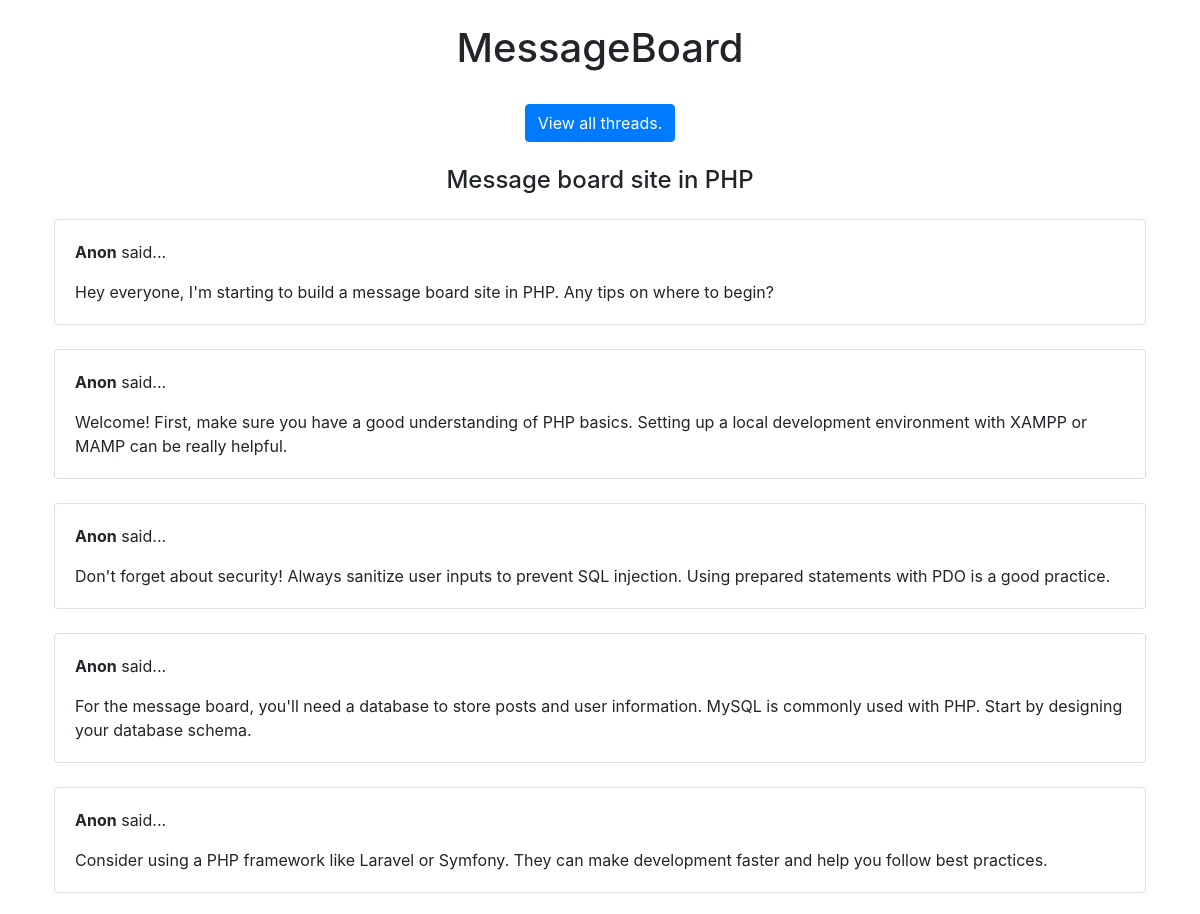
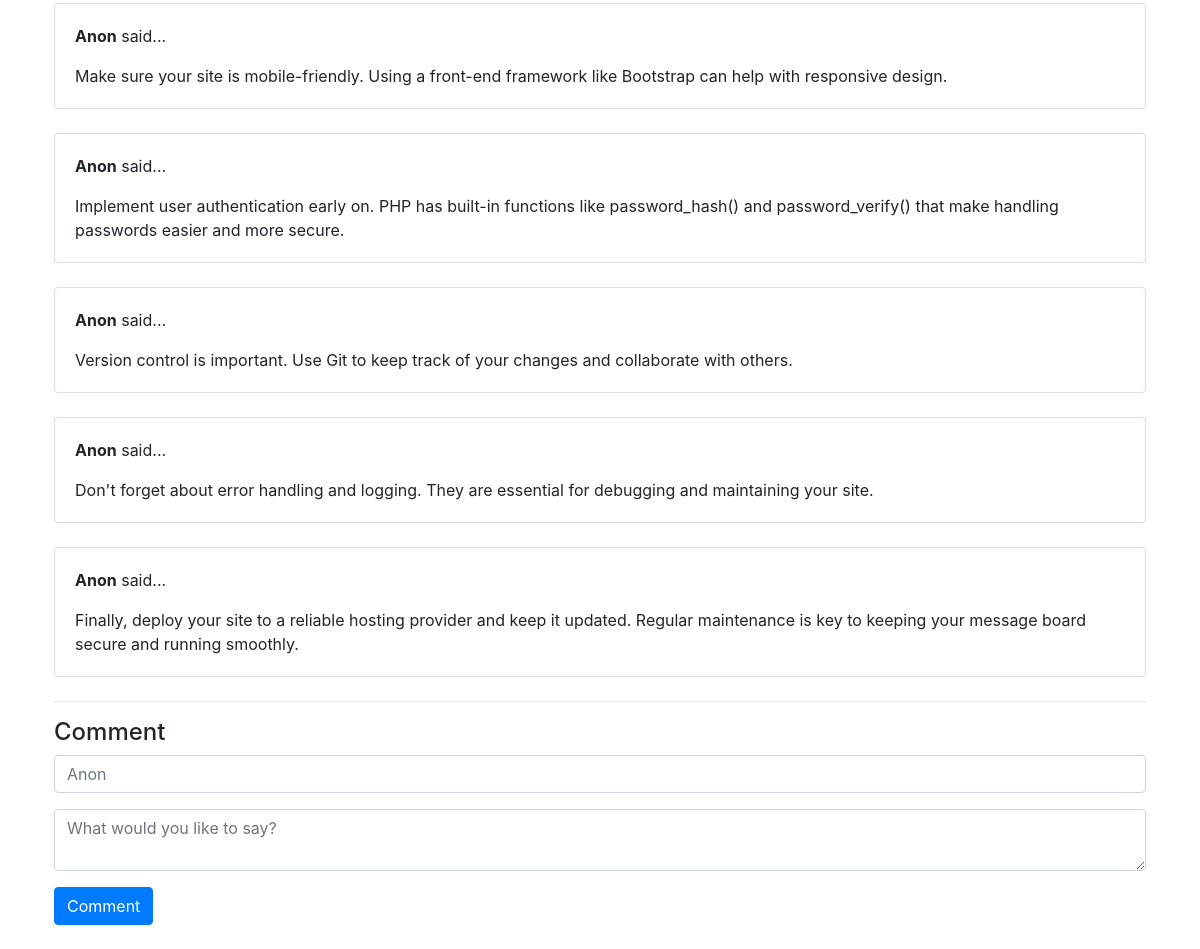
The app's page /thread.php?id=2 with its own data (2 pictures, top to bottom).
### tables this page shows
CREATE TABLE `threads` (
  `id` int(11) NOT NULL,
  `username` varchar(60) NOT NULL DEFAULT 'Anon',
  `title` varchar(255) NOT NULL,
  `body` text NOT NULL,
  `created` timestamp NOT NULL DEFAULT current_timestamp(),
  `updated` timestamp NOT NULL DEFAULT current_timestamp(),
  `is_expired` tinyint(1) NOT NULL DEFAULT 0
);

CREATE TABLE `comments` (
  `id` int(11) NOT NULL,
  `thread_id` int(11) NOT NULL,
  `username` varchar(60) NOT NULL DEFAULT 'Anon',
  `body` text NOT NULL
);

### thread.php (the view, shortened to what this page needs)
<?php
    include 'connection.php';
    include 'helpers/card.php';
?>
<!DOCTYPE html>
<html lang="en">
<head>
	<link rel="stylesheet" href="./css/main.css">
	<link rel="stylesheet" href="./css/bootstrap.min.css">
</head>
<body>
	<div class="container text-center p-4">
        <div>
            <h1>MessageBoard</h1>
            <br>
            <a href="index.php"><button class="btn btn-primary">View all threads.</button></a>
            <br><br>
        </div>
		<?php
            $id = null;
            if(!empty($_GET["id"])) { $id = htmlspecialchars($_GET["id"]); }
            elseif (!empty($_POST["id"])) { $id = htmlspecialchars($_POST["id"]); }
            if(isset($id)) {
                $query = "SELECT username, title, body FROM threads WHERE id = {$id}";
                $result = mysqli_query($con, $query);
                $row = mysqli_fetch_assoc($result);
                $title = $row['title'];
                $body = $row['body'];
                $username = $row['username'];
                $card = render_card($username, $body);
                echo "
                    <h4 class='card-title'>{$title}</h4>
                    {$card}
                ";
            }
            if(isset($id)) {
                $query = "SELECT username, body FROM comments WHERE thread_id = {$id}";
                $result = mysqli_query($con, $query);
                while($row = mysqli_fetch_assoc($result)) {
                    $body = $row['body'];
                    $username = $row['username'];
                    echo render_card($username, $body);
                };
            }
		?>
        <hr>
        <h4 class="text-left">Comment</h4>
        <form action="<?php echo htmlspecialchars($_SERVER['PHP_SELF'])."?id=".$id; ?>" method="POST" class="text-left">
            <div class="form-group">
                <input type="text" class="form-control" placeholder="Anon">
            </div>
            <div class="form-group">
                <textarea required name="comment" class="form-control" placeholder="What would you like to say?"></textarea>
            </div>
            <button type="submit" class="btn btn-primary">Comment</button>
        </form>
	</div>
</body>
</html>

### helpers/card.php
<?php
function render_card($username, $body) {
    return "
        <div class='card my-4'>
            <div class='card-body text-left'>
                <p class='card-text'><strong>{$username}</strong> said...</p>
                <p class='card-text'>{$body}</p>
            </div>
        </div>
    ";
}

### css/main.css (style rules this page uses)
html, body { min-height: 100%; height: 100%; box-sizing: border-box; margin: 0; padding: 0; }

### records on screen
threads: title "Message board site in PHP", username "Anon", body "Hey everyone, I'm starting to build a message board site in PHP. Any tips on where to begin?"
comments: username "Anon", body "Welcome! First, make sure you have a good understanding of PHP basics. Setting up a local development environment with XAMPP or MAMP can be really helpful."
comments: username "Anon", body "Don't forget about security! Always sanitize user inputs to prevent SQL injection. Using prepared statements with PDO is a good practice."
comments: username "Anon", body "For the message board, you'll need a database to store posts and user information. MySQL is commonly used with PHP. Start by designing your database schema."
comments: username "Anon", body "Consider using a PHP framework like Laravel or Symfony. They can make development faster and help you follow best practices."
comments: username "Anon", body "Make sure your site is mobile-friendly. Using a front-end framework like Bootstrap can help with responsive design."
comments: username "Anon", body "Implement user authentication early on. PHP has built-in functions like password_hash() and password_verify() that make handling passwords easier and more secure."
comments: username "Anon", body "Version control is important. Use Git to keep track of your changes and collaborate with others."
comments: username "Anon", body "Don't forget about error handling and logging. They are essential for debugging and maintaining your site."
comments: username "Anon", body "Finally, deploy your site to a reliable hosting provider and keep it updated. Regular maintenance is key to keeping your message board secure and running smoothly."
